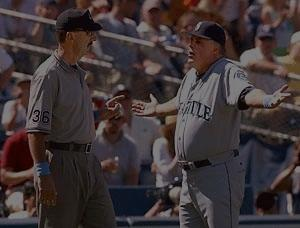
#> input picture 2_1.jpg, 300 x 228 px
$ python b4_b.py
#> lines starting #> are read from the running program, lines starting #| are printed output that depends on the picture
#> further down, img_2_1 is the input picture: shape (228, 300, 3); mean B, G, R 53.7, 52.5, 62.4
import cv2 as cv
import numpy as np
from matplotlib import pyplot as plt

def get_histogram(src):
    rgb_src_img = cv.cvtColor(src,cv.COLOR_BGR2RGB)
    hsv_img = cv.cvtColor(src,cv.COLOR_BGR2HSV)
    gray_img = hsv_img[:,:,2]
    rows,cols = src.shape[0],gray_img.shape[1]
    freq = np.zeros(256).astype(int)
    for r in range(gray_img.shape[0]):
        for c in range(gray_img.shape[1]):
            freq[gray_img[r][c]] += 1
    return freq

def get_cdf(src):
    rgb_src_img = cv.cvtColor(src,cv.COLOR_BGR2RGB)
    hsv_img = cv.cvtColor(src,cv.COLOR_BGR2HSV)
    gray_img = hsv_img[:,:,2]

    freq_matrix = get_histogram(src)
    rows,cols = gray_img.shape[0],gray_img.shape[1]
    p = freq_matrix / (rows*cols)
    cdf = np.zeros((256))

    for i in range (len(cdf)):
        cdf[i] = np.sum(p[:i])

    return cdf

def hist_equal(src):
    hsv_img = cv.cvtColor(src,cv.COLOR_BGR2HSV)
#> hsv_img: shape (228, 300, 3); mean H, S, V 81.6, 69.4, 64.9
    h,s,gray_img = hsv_img[:,:,0], hsv_img[:,:,1], hsv_img[:,:,2]
    freq = get_histogram(src)
#> freq = 256 values, max 1344 at index 53, min 0 at index 0, mean 267.2
    rows,cols = gray_img.shape
#> rows = 228; cols = 300
    size = rows*cols
#> size = 68400
    p = freq / size
#> p = 256 values, max 0.0196 at index 53, min 0 at index 0, mean 0.00391
    hist = np.zeros((256))
    for i in range(len(hist)):
        hist[i] = sum(freq[:i])
#> after the loop, hist = 256 values from 0 to 68400
    max_val = max(hist)
#> max_val = 68400
    min_val = min(hist)
#> min_val = 0
    hist = [int(((f-min_val)/(max_val-min_val))*255) for f in hist]
#> hist = 256 values from 0 to 255
    for row in range(gray_img.shape[0]): # traverse by row (y-axis)
        for col in range(gray_img.shape[1]): # traverse by column (x-axis)
            gray_img[row, col] = hist[gray_img[row, col]]

    hsv_img = cv.merge([h,s,gray_img])
    bgr_img = cv.cvtColor(hsv_img,cv.COLOR_HSV2BGR)
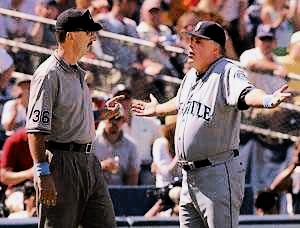
#> bgr_img: shape (228, 300, 3); mean B, G, R 104.1, 101.9, 121.2
    rgb_cvt_img = cv.cvtColor(bgr_img,cv.COLOR_BGR2RGB)
    return rgb_cvt_img

def display_img(original,converted_img):
    hist_ori = get_histogram(original)
#> in get_histogram (call 2), `hsv_img = cv.cvtColor(src,cv.COLOR_BGR2HSV)`: hsv_img: shape (228, 300, 3); mean H, S, V 114, 69.4, 64.9
#> hist_ori has the same summary as freq in hist_equal
    hist_cvt = get_histogram(converted_img)
#> in get_histogram (call 3), `hsv_img = cv.cvtColor(src,cv.COLOR_BGR2HSV)`: hsv_img: shape (228, 300, 3); mean H, S, V 112.6, 71.5, 125.7
#> hist_cvt = 256 values, max 1344 at index 99, min 0 at index 12, mean 267.2
    cdf_ori = get_cdf(original)
#> in get_cdf, `freq_matrix = get_histogram(src)`: freq_matrix has the same summary as freq in hist_equal
#> after the loop in get_cdf, `for i in range (len(cdf)):`: cdf = 256 values, max 1 at index 160, min 0 at index 0, mean 0.742
#> cdf_ori has the same summary as cdf in get_cdf
    cdf_cvt = get_cdf(converted_img)
#> cdf_cvt = 256 values, max 1 at index 255, min 0 at index 0, mean 0.505
    axis_X = np.arange(0, 256, 1)
    fig = plt.figure(figsize=(11, 7))

    fig.add_subplot(2, 3, 1)
    plt.imshow(original)
    plt.title('Original Image')
    plt.axis("off")

    fig.add_subplot(2, 3, 2)
    plt.bar(axis_X,hist_ori)
    plt.title('Histogram')

    fig.add_subplot(2, 3, 3)
    plt.bar(axis_X,cdf_ori)
    plt.title('CDF')

    fig.add_subplot(2, 3, 4)
    plt.imshow(converted_img)
    plt.title('Converted Image')
    plt.axis("off")

    fig.add_subplot(2, 3, 5)
    plt.bar(axis_X,hist_cvt)
    plt.title('Histogram')

    fig.add_subplot(2, 3, 6)
    plt.bar(axis_X,cdf_cvt)
    plt.title('CDF')

    plt.show()
#> figure, not shown here; panel 2: tallest bar 1344 high, from x = 52.6 to 53.4; panel 5: tallest bar 1344 high, from x = 98.6 to 99.4; panel 6: tallest bar 1 high, from x = 254.6 to 255.4

if __name__ == '__main__':
    img_2_1 = cv.imread('2_1.jpg')
    rgb_src_img1 = cv.cvtColor(img_2_1,cv.COLOR_BGR2RGB)
    rgb_cvt_img1 = hist_equal(img_2_1)
    display_img(rgb_src_img1,rgb_cvt_img1)
    img_2_3 = cv.imread('2_3.jpg')
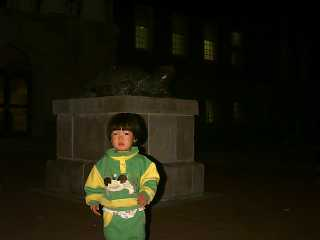
#> input picture 2_3.jpg, 320 x 240 px
#> img_2_3 is the input picture: shape (240, 320, 3); mean B, G, R 11, 24.6, 26.2
    rgb_src_img2 = cv.cvtColor(img_2_3,cv.COLOR_BGR2RGB)
    rgb_cvt_img2 = hist_equal(img_2_3)
#> in hist_equal (call 2), `hsv_img = cv.cvtColor(src,cv.COLOR_BGR2HSV)`: hsv_img: shape (240, 320, 3); mean H, S, V 27.3, 178.5, 28.1
#> in hist_equal (call 2), `h,s,gray_img = hsv_img[:,:,0], hsv_img[:,:,1], hsv_img[:,:,2]`:
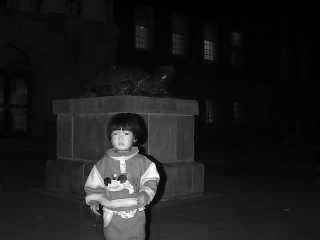
#> gray_img: shape (240, 320); min 0, max 255, mean 28.1
#> in hist_equal (call 2), `freq = get_histogram(src)`: freq = 256 values, max 5570 at index 5, min 2 at index 253, mean 300
#> in hist_equal (call 2), `p = freq / size`: p = 256 values, max 0.0725 at index 5, min 2.6e-05 at index 253, mean 0.00391
#> after the loop in hist_equal (call 2), `for i in range(len(hist)):`: hist = 256 values from 0 to 76769
#> in hist_equal (call 2), `max_val = max(hist)`: max_val = 76769
#> in hist_equal (call 2), `hist = [int(((f-min_val)/(max_val-min_val))*255) for f in hist]`: hist = 256 values from 0 to 255
#> after the loop in hist_equal (call 2), `for row in range(gray_img.shape[0]):`:
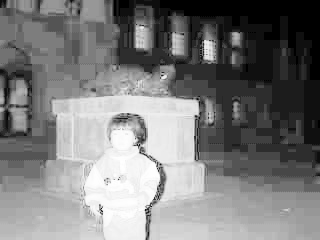
#> gray_img: shape (240, 320); min 0, max 255, mean 123.7
#> in hist_equal (call 2), `hsv_img = cv.merge([h,s,gray_img])`:
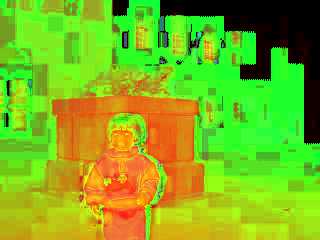
#> hsv_img: shape (240, 320, 3); mean of channels 0, 1, 2 27.3, 178.5, 123.7; drawn as B, G, R
#> in hist_equal (call 2), `bgr_img = cv.cvtColor(hsv_img,cv.COLOR_HSV2BGR)`:
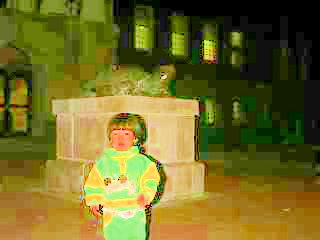
#> bgr_img: shape (240, 320, 3); mean B, G, R 37.1, 107.6, 114.4
    display_img(rgb_src_img2,rgb_cvt_img2)
#> in get_histogram (call 7), `hsv_img = cv.cvtColor(src,cv.COLOR_BGR2HSV)`: hsv_img: shape (240, 320, 3); mean H, S, V 80.2, 178.5, 28.1
#> in display_img (call 2), `hist_ori = get_histogram(original)`: hist_ori has the same summary as freq in hist_equal
#> in get_histogram (call 8), `hsv_img = cv.cvtColor(src,cv.COLOR_BGR2HSV)`: hsv_img: shape (240, 320, 3); mean H, S, V 80.1, 179, 123.7
#> in display_img (call 2), `hist_cvt = get_histogram(converted_img)`: hist_cvt = 256 values, max 5570 at index 45, min 0 at index 1, mean 300
#> in display_img (call 2), `cdf_ori = get_cdf(original)`: cdf_ori = 256 values from 0 to 1
#> in display_img (call 2), `cdf_cvt = get_cdf(converted_img)`: cdf_cvt = 256 values, max 1 at index 255, min 0 at index 0, mean 0.513
#> in display_img (call 2), `plt.show()`:
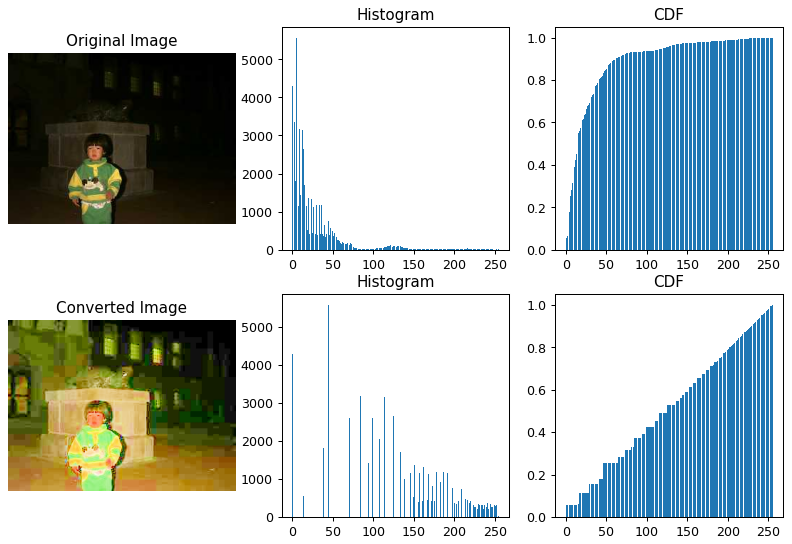
#> figure drawn by matplotlib, 6 panels; panel 2: tallest bar 5570 high, from x = 4.6 to 5.4; panel 3: tallest bar 1 high, from x = 254.6 to 255.4; panel 5: tallest bar 5570 high, from x = 44.6 to 45.4; panel 6: tallest bar 1 high, from x = 254.6 to 255.4
